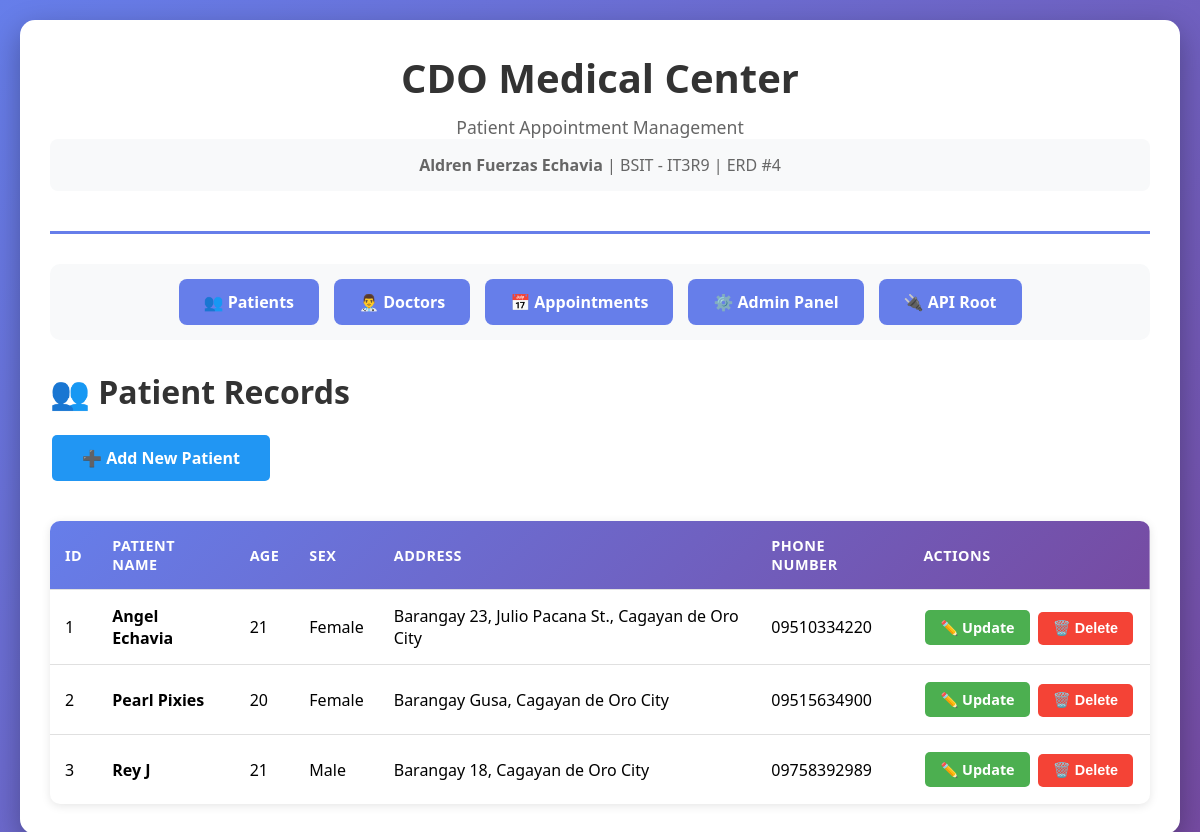
The page / on the database its author committed.
### appointments/models.py (models this page shows, shortened)
class Patient(models.Model):
    patient_id = models.AutoField(primary_key=True)
    patient_name = models.CharField(max_length=200)
    age = models.IntegerField()
    sex = models.CharField(max_length=10)
    address = models.CharField(max_length=300)
    phone_number = models.CharField(max_length=20)
    class Meta:
        db_table = 'patient'

### appointments/views.py (the view)
# urls.py: path('', views.PatientListView.as_view(), name='home'),
class PatientListView(ListView):
    model = Patient
    template_name = 'appointments/patient_list.html'
    context_object_name = 'patients'
    ordering = ['patient_id']

### appointments/templates/appointments/patient_list.html (shortened to what this page needs)
{% extends 'appointments/base.html' %}
{% block content %}
<div>
    <h2 style="color: #333; margin-bottom: 20px; font-size: 2em;">
        👥 Patient Records
    </h2>
    <a href="{% url 'patient_create' %}" class="btn btn-add">➕ Add New Patient</a>
    {% if patients %}
    <table>
        <thead>
            <tr>
                <th>ID</th>
                <th>Patient Name</th>
                <th>Age</th>
                <th>Sex</th>
                <th>Address</th>
                <th>Phone Number</th>
                <th>Actions</th>
            </tr>
        </thead>
        <tbody>
            {% for patient in patients %}
            <tr>
                <td>{{ patient.patient_id }}</td>
                <td><strong>{{ patient.patient_name }}</strong></td>
                <td>{{ patient.age }}</td>
                <td>{{ patient.sex }}</td>
                <td>{{ patient.address }}</td>
                <td>{{ patient.phone_number }}</td>
                <td class="actions-column">
                    <a href="{% url 'patient_update' patient.patient_id %}" class="btn btn-update">
                        ✏️ Update
                    </a>
                    <form action="{% url 'patient_delete' patient.patient_id %}" method="POST" style="display: inline;">
                        <button type="submit" class="btn btn-delete"
                                onclick="return confirmDelete('{{ patient.patient_name }}', 'patient')">
                            🗑️ Delete
                        </button>
                    </form>
                </td>
            </tr>
            {% endfor %}
        </tbody>
    </table>
    {% else %}
    <div class="empty-message">
        <p>📋 No patients found.</p>
        <p>Click "Add New Patient" to create your first patient record.</p>
    </div>
    {% endif %}
</div>
{% endblock %}

### appointments/templates/appointments/base.html (shortened to what this page needs)
<!DOCTYPE html>
<html lang="en">
<head>
</head>
<body>
    <div class="container">
        <header>
            <h1>CDO Medical Center</h1>
            <p class="subtitle">Patient Appointment Management</p>
            <div class="student-info">
                <strong>Aldren Fuerzas Echavia</strong> | BSIT - IT3R9 | ERD #4
            </div>
        </header>
        <nav>
            <a href="{% url 'patient_list' %}">👥 Patients</a>
            <a href="{% url 'doctor_list' %}">👨‍⚕️ Doctors</a>
            <a href="{% url 'appointment_list' %}">📅 Appointments</a>
            <a href="/admin/" target="_blank">⚙️ Admin Panel</a>
            <a href="/api/" target="_blank">🔌 API Root</a>
        </nav>
        {% block content %}
        {% endblock %}
    </div>
</body>
</html>

### appointments/templates/appointments/base.html (style rules this page uses)
* { margin: 0; padding: 0; box-sizing: border-box; }
body { font-family: 'Segoe UI', Tahoma, Geneva, Verdana, sans-serif; background: linear-gradient(135deg, #667eea 0%, #764ba2 100%); min-height: 100vh; padding: 20px; }
.container { max-width: 1400px; margin: 0 auto; background: white; border-radius: 15px; box-shadow: 0 10px 30px rgba(0,0,0,0.3); padding: 30px; }
header { text-align: center; margin-bottom: 30px; padding-bottom: 20px; border-bottom: 3px solid #667eea; }
h1 { color: #333; font-size: 2.5em; margin-bottom: 10px; }
.subtitle { color: #666; font-size: 1.1em; }
nav { background: #f8f9fa; padding: 15px; border-radius: 10px; margin-bottom: 30px; display: flex; gap: 15px; flex-wrap: wrap; justify-content: center; }
nav a { text-decoration: none; color: white; background: #667eea; padding: 12px 25px; border-radius: 8px; font-weight: 600; transition: all 0.3s; }
table { width: 100%; border-collapse: collapse; margin-top: 20px; background: white; box-shadow: 0 2px 10px rgba(0,0,0,0.1); border-radius: 10px; overflow: hidden; }
thead { background: linear-gradient(135deg, #667eea 0%, #764ba2 100%); color: white; }
th, td { padding: 15px; text-align: left; border-bottom: 1px solid #e0e0e0; }
th { font-weight: 600; text-transform: uppercase; font-size: 0.9em; letter-spacing: 0.5px; }
tbody tr { transition: background 0.3s; }
tbody tr:last-child td { border-bottom: none; }
.btn { padding: 8px 15px; border: none; border-radius: 5px; cursor: pointer; font-size: 0.9em; font-weight: 600; transition: all 0.3s; text-decoration: none; display: inline-block; margin: 2px; }
.btn-update { background: #4CAF50; color: white; }
.btn-delete { background: #f44336; color: white; }
.btn-add { background: #2196F3; color: white; padding: 12px 30px; font-size: 1em; margin-bottom: 20px; }
.actions-column { white-space: nowrap; }
.student-info { background: #f8f9fa; padding: 15px; border-radius: 8px; margin-bottom: 20px; text-align: center; color: #666; }

### rows shown on the page
Patient: patient_id "1", patient_name "Angel Echavia", age "21", sex "Female", address "Barangay 23, Julio Pacana St., Cagayan de Oro City", phone_number "09510334220"
Patient: patient_id "2", patient_name "Pearl Pixies", age "20", sex "Female", address "Barangay Gusa, Cagayan de Oro City", phone_number "09515634900"
Patient: patient_id "3", patient_name "Rey J", age "21", sex "Male", address "Barangay 18, Cagayan de Oro City", phone_number "09758392989"
